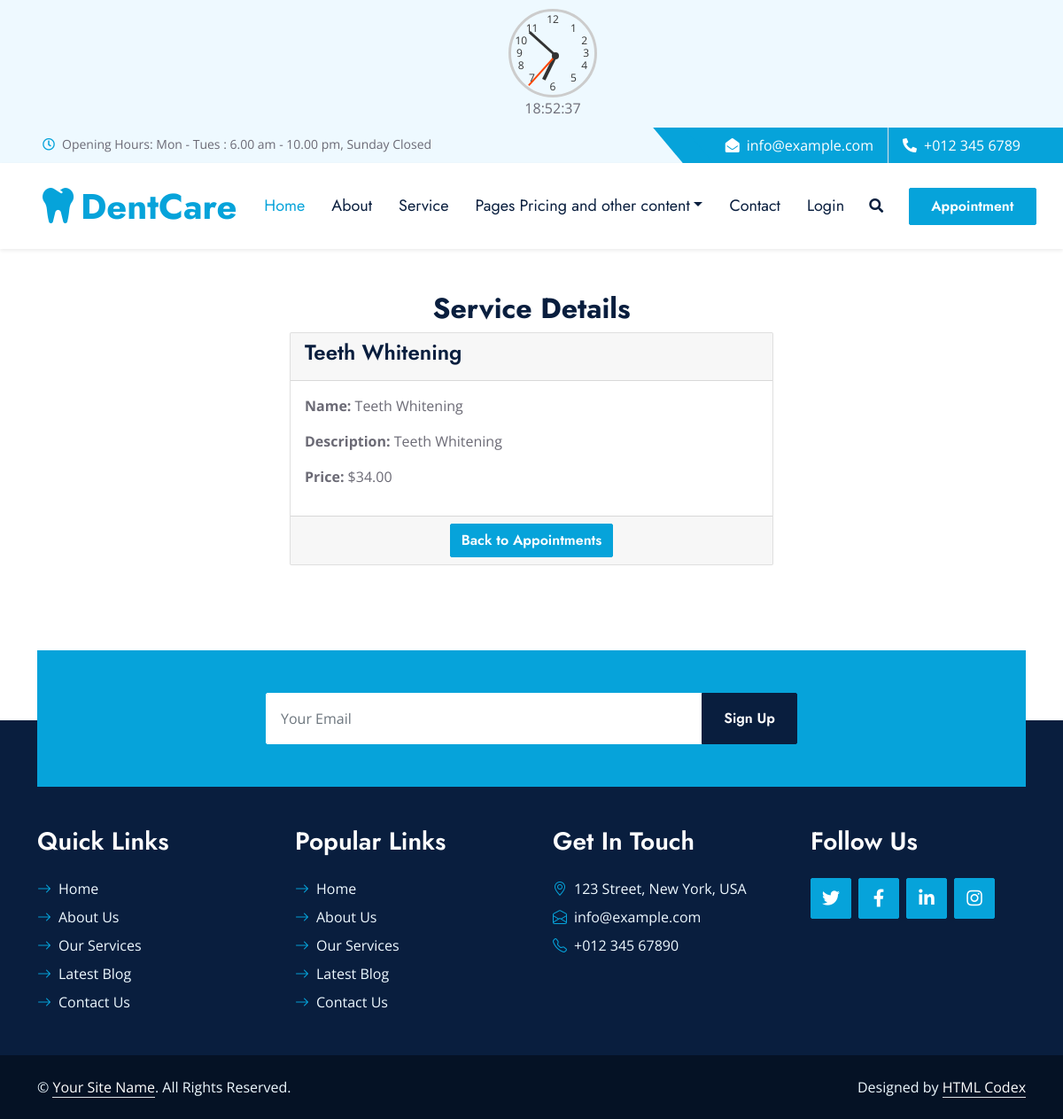
Page /service/2/ on the committed database.
### dentist_app/models.py (models this page shows, shortened)
class Service(models.Model):
    service_name = models.CharField(max_length=100)
    service_description = models.CharField(max_length=2000)
    service_price = models.DecimalField('Service Price', max_digits=10, decimal_places=2)

### dentist_app/views.py (the view)
# urls.py: path('service/<int:service_id>/', views.service_detail, name='service_detail'),
def service_detail(request, service_id):
    service = get_object_or_404(Service, id=service_id)
    return render(request, 'dentist_app/service_detail.html', {'service': service})

### dentist_app/templates/dentist_app/service_detail.html (shortened to what this page needs)
{% extends 'base.html' %}
{% load static %}
{% block content %}
<div class="container py-5">
    <h2 class="text-center">Service Details</h2>
    <div class="row">
        <div class="col-md-6 mx-auto">
            <div class="card">
                <div class="card-header">
                    <h4>{{ service.service_name }}</h4>
                </div>
                <div class="card-body">
                    <p><strong>Name:</strong> {{ service.service_name }}</p>
                    <p><strong>Description:</strong> {{ service.service_description }}</p>
                    <p><strong>Price:</strong> ${{ service.service_price }}</p>
                </div>
                <div class="card-footer text-center">
                    <a href="{% url 'pricing_form' %}" class="btn btn-primary">Back to Appointments</a>
                </div>
            </div>
        </div>
    </div>
</div>
{% endblock %}

### static/dentist_app/css/style.css (style rules this page uses)
:root { --primary: #06A3DA; --secondary: #F57E57; --light: #EEF9FF; --dark: #091E3E; }
h1, h2, .font-weight-bold { font-weight: 700 !important; }
h3, h4, .font-weight-semi-bold { font-weight: 600 !important; }
.btn { font-family: 'Jost', sans-serif; font-weight: 600; transition: .5s; }
.btn-primary, .btn-secondary { color: #FFFFFF; }

### rows in the picture
Service: service_name "Teeth Whitening", service_description "Teeth Whitening", service_price "34.00"
